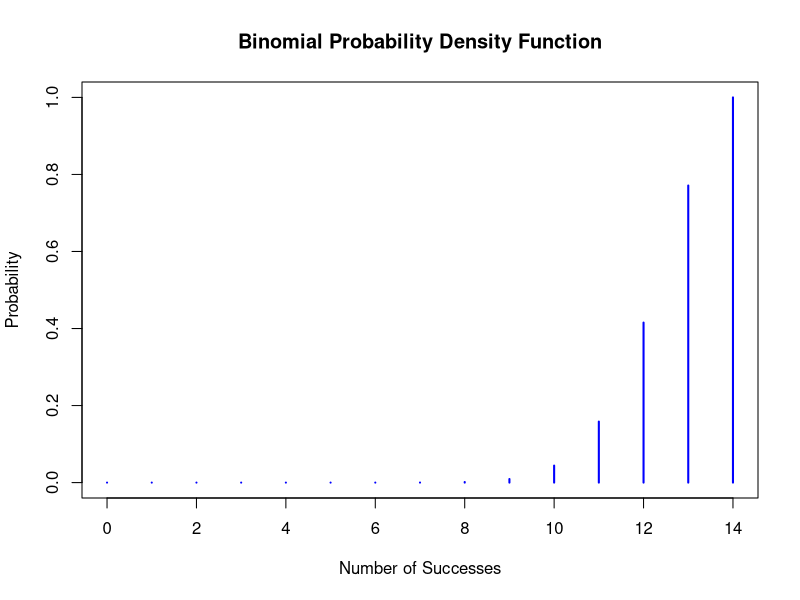

Reproduce this figure in R.
#4. (a) Plot the Binomial probability density function for n = 14 and p = 0.9 with the following
# specifications:
# Color : blue
# X-axis title = ”Number of Trials”
# Y-axis title = ”Binomial probability for n=14, p=0.9”

n = 14
p = 0.9
x = seq(0, n)
pval = pbinom(x,n,p)
print(pval)

plot(x, pval, type = "h", lwd = 2, col = "blue",main = "Binomial Probability Density Function", xlab = "Number of Successes", ylab = "Probability")

#(b) Generate 10000 random data points from a Binomial distribution of mean=12 and p =0.5. Plot the frequency histogram in the range [0, 14]
n = 12
p = 0.5
rbinom(10000,size = n,prob = p)


